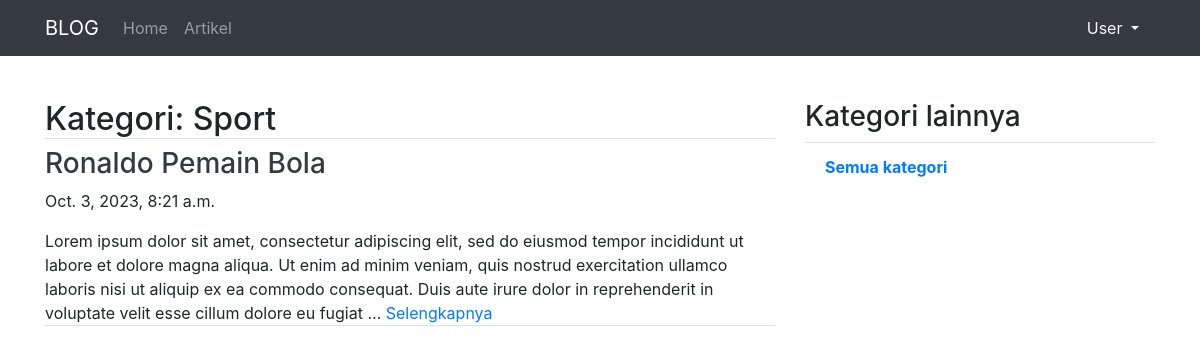
/artikel/kategori/Sport/1, run on the app's committed database.
### artikel/models.py (models this page shows, shortened)
class Artikel(models.Model):
	judul		= models.CharField(max_length=255)
	isi 		= models.TextField()
	kategori 	= models.CharField(max_length=255)
	published	= models.DateTimeField(auto_now_add=True)
	updated 	= models.DateTimeField(auto_now=True)
	slug		= models.SlugField(blank=True, editable=False)

### artikel/views.py (the view)
# urls.py: url(r'^kategori/(?P<kategori>[\w]+)/(?P<page>\d+)$', ArtikelKategoriListView.as_view(), name='category'),
class ArtikelKategoriListView(ListView):
	model = Artikel
	template_name = "artikel/artikel_kategori_list.html"
	context_object_name = 'artikel_list'
	ordering = ['-published']
	paginate_by = 3
	def get_queryset(self):
		self.queryset = self.model.objects.filter(kategori=self.kwargs['kategori'])
		return super().get_queryset()
	def get_context_data(self,*args,**kwargs):
		kategori_list = self.model.objects.values_list('kategori', flat=True).distinct().exclude(kategori=self.kwargs['kategori'])
		self.kwargs.update({'kategori_list':kategori_list})
		kwargs = self.kwargs
		return super().get_context_data(*args,**kwargs)

### artikel/templates/artikel/artikel_kategori_list.html (shortened to what this page needs)
{% extends "base.html" %}
{% block contents %}
<div class="row">
	<div class="col-md-8">
		<h2 class="border-bottom">Kategori: {{kategori}}</h2>
			{% for artikel in artikel_list %}
				<h3><a class="text-dark" href="{% url 'artikel:detail' artikel.slug %}">{{artikel.judul}}</a></h3>
				<p>{{artikel.published}}</p>
				<p class="border-bottom">{{artikel.isi|truncatewords:50}} <a href="{% url 'artikel:detail' artikel.slug %}">Selengkapnya</a></p>
			{% endfor %}
	</div>
	<div class="col-sm">
		<h3>Kategori lainnya</h3>
		<ul class="list-group list-group-flush">
			<li class="list-group-item"><a href="{% url 'artikel:list' 1 %}"><b>Semua kategori</b></a></li>
		</ul>
	</div>
</div>
{% endblock contents %}

### data on the page
Artikel: kategori "Sport", judul "Ronaldo Pemain Bola", published "Oct. 3, 2023, 8:21 a.m.", isi "Lorem ipsum dolor sit amet, consectetur adipiscing elit, sed do eiusmod tempor incididunt ut labore et dolore magna aliqua. Ut enim ad minim veniam, quis nostrud exercitation ullamco laboris nisi ut aliquip ex ea commodo consequat. Duis aute irure dolor in reprehenderit in voluptate velit esse cillum dolore eu fugiat …"
